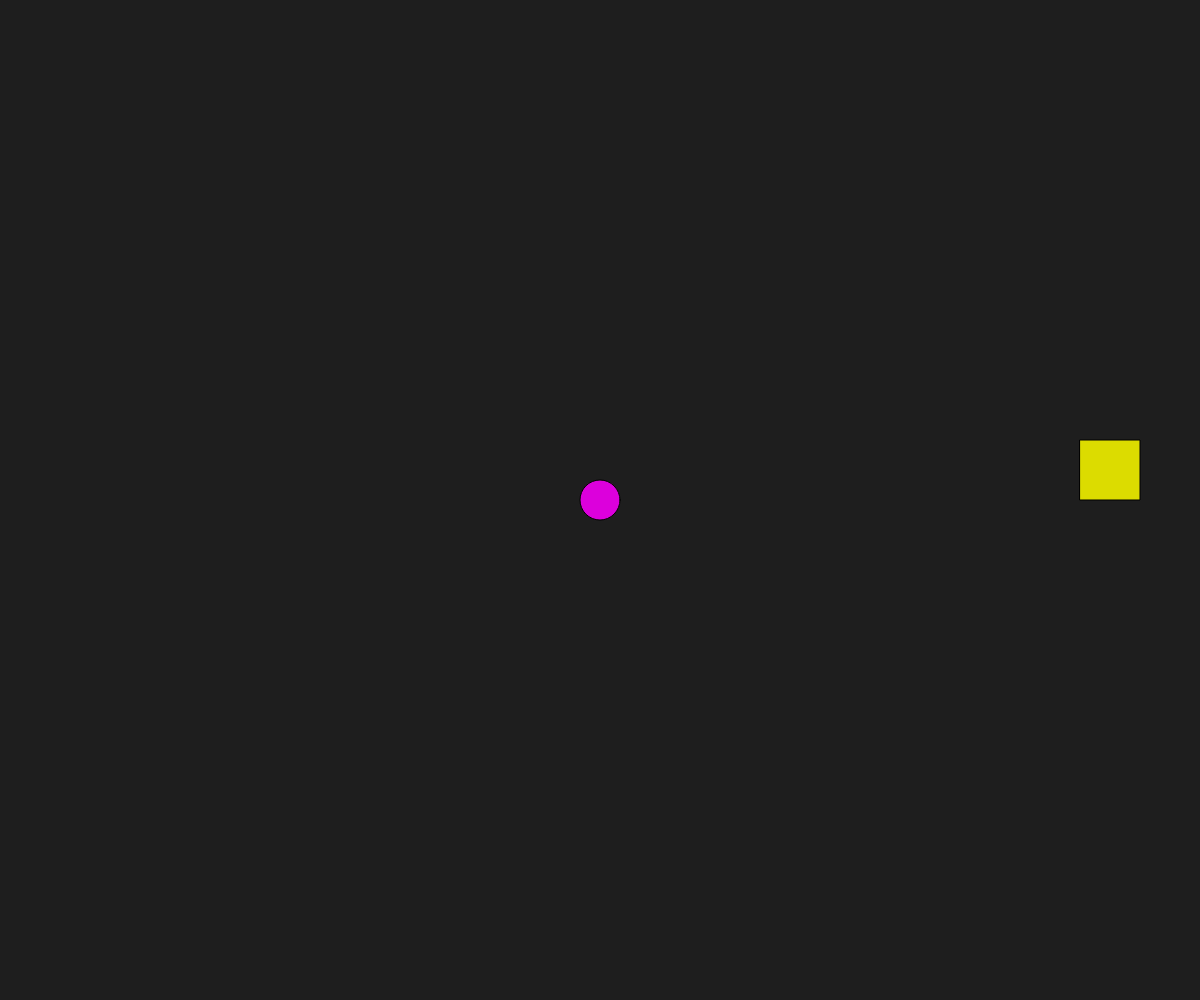
Frame 1 (no input)
Frame 60 (no input): identical to frame 1, image omitted
Frame 120 (the mouse pressed at the canvas centre since frame 60): identical to frame 1, image omitted

The p5.js sketch that drew this single still picture (run headless with seeded random() and noise() and a simulated clock; from frame 60 on, the mouse is pressed at the canvas centre):

// p5.js sketch
// ── sketch.js
// constants to set the canvas size to the size of the window
const canvasWidth = window.innerWidth
const canvasHeight = window.innerHeight
// variables for the ball
let ballX = canvasWidth/2
let ballY = canvasHeight/2
let ballSize = canvasWidth/30
let ballColor = [220, 0, 220]
let ballSpeed = 10
// variables for the goal
let goalSize = canvasWidth/20
let goalX = canvasWidth - canvasWidth/10
let goalY = canvasHeight/2 - goalSize
let goalColor = [220,220,0]



function setup(){
    createCanvas(canvasWidth, canvasHeight)

}

function draw(){
    background(30)

    // draw the goal
    fill(goalColor)
    rect(goalX, goalY, goalSize, goalSize)
    // draw the ball
    fill(ballColor)
    ellipse( ballX, ballY, ballSize)

}

// make the ball move
function keyPressed(){
    console.log(key)
    if(key === 'd'){
        ballX+=ballSpeed
    }
    // now make it go other directions when other keys are pressed
}
